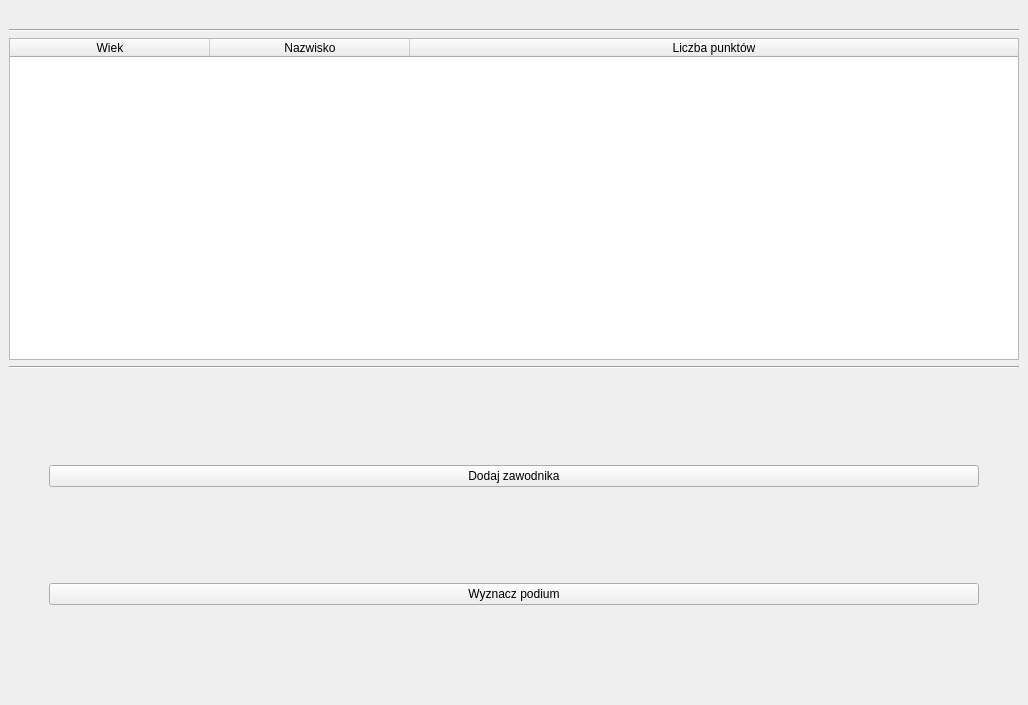
<?xml version="1.0" encoding="UTF-8"?>
<ui version="4.0">
 <class>MainWindow</class>
 <widget class="QMainWindow" name="MainWindow">
  <property name="geometry">
   <rect>
    <x>0</x>
    <y>0</y>
    <width>1028</width>
    <height>705</height>
   </rect>
  </property>
  <property name="windowTitle">
   <string>MainWindow</string>
  </property>
  <widget class="QWidget" name="centralwidget">
   <layout class="QVBoxLayout" name="verticalLayout_3">
    <item>
     <layout class="QVBoxLayout" name="verticalLayout">
      <item>
       <layout class="QHBoxLayout" name="horizontalLayout_2">
        <item>
         <widget class="QLabel" name="label">
          <property name="maximumSize">
           <size>
            <width>100</width>
            <height>100</height>
           </size>
          </property>
          <property name="text">
           <string/>
          </property>
          <property name="pixmap">
           <pixmap resource="resources.qrc">:/logo.png</pixmap>
          </property>
          <property name="scaledContents">
           <bool>true</bool>
          </property>
         </widget>
        </item>
       </layout>
      </item>
     </layout>
    </item>
    <item>
     <widget class="Line" name="line">
      <property name="orientation">
       <enum>Qt::Horizontal</enum>
      </property>
     </widget>
    </item>
    <item>
     <layout class="QVBoxLayout" name="verticalLayout_5">
      <item>
       <widget class="QTableWidget" name="tabelaZawodnikow">
        <property name="layoutDirection">
         <enum>Qt::LeftToRight</enum>
        </property>
        <property name="autoFillBackground">
         <bool>false</bool>
        </property>
        <property name="sortingEnabled">
         <bool>true</bool>
        </property>
        <attribute name="horizontalHeaderVisible">
         <bool>true</bool>
        </attribute>
        <attribute name="horizontalHeaderCascadingSectionResizes">
         <bool>false</bool>
        </attribute>
        <attribute name="horizontalHeaderDefaultSectionSize">
         <number>200</number>
        </attribute>
        <attribute name="horizontalHeaderHighlightSections">
         <bool>true</bool>
        </attribute>
        <attribute name="horizontalHeaderShowSortIndicator" stdset="0">
         <bool>true</bool>
        </attribute>
        <attribute name="horizontalHeaderStretchLastSection">
         <bool>true</bool>
        </attribute>
        <attribute name="verticalHeaderVisible">
         <bool>true</bool>
        </attribute>
        <attribute name="verticalHeaderCascadingSectionResizes">
         <bool>true</bool>
        </attribute>
        <attribute name="verticalHeaderHighlightSections">
         <bool>true</bool>
        </attribute>
        <attribute name="verticalHeaderShowSortIndicator" stdset="0">
         <bool>false</bool>
        </attribute>
        <attribute name="verticalHeaderStretchLastSection">
         <bool>false</bool>
        </attribute>
        <column>
         <property name="text">
          <string>Wiek</string>
         </property>
        </column>
        <column>
         <property name="text">
          <string>Nazwisko</string>
         </property>
        </column>
        <column>
         <property name="text">
          <string>Liczba punktów</string>
         </property>
        </column>
       </widget>
      </item>
     </layout>
    </item>
    <item>
     <widget class="Line" name="line_2">
      <property name="orientation">
       <enum>Qt::Horizontal</enum>
      </property>
     </widget>
    </item>
    <item>
     <layout class="QGridLayout" name="gridLayout_8">
      <item row="0" column="0">
       <layout class="QHBoxLayout" name="horizontalLayout_5">
        <item>
         <spacer name="horizontalSpacer">
          <property name="sizeHint" stdset="0">
           <size>
            <width>40</width>
            <height>20</height>
           </size>
          </property>
         </spacer>
        </item>
       </layout>
      </item>
      <item row="0" column="1">
       <layout class="QVBoxLayout" name="verticalLayout_2">
        <item>
         <widget class="QPushButton" name="dodajZawodnikaButton">
          <property name="minimumSize">
           <size>
            <width>300</width>
            <height>0</height>
           </size>
          </property>
          <property name="text">
           <string>Dodaj zawodnika</string>
          </property>
         </widget>
        </item>
        <item>
         <widget class="QPushButton" name="wyswietlPodiumButton">
          <property name="text">
           <string>Wyznacz podium</string>
          </property>
         </widget>
        </item>
       </layout>
      </item>
      <item row="0" column="2">
       <layout class="QHBoxLayout" name="horizontalLayout_6">
        <item>
         <spacer name="horizontalSpacer_2">
          <property name="sizeHint" stdset="0">
           <size>
            <width>40</width>
            <height>20</height>
           </size>
          </property>
         </spacer>
        </item>
       </layout>
      </item>
     </layout>
    </item>
   </layout>
  </widget>
 </widget>
 <resources>
  <include location="resources.qrc"/>
 </resources>
 <connections/>
</ui>
